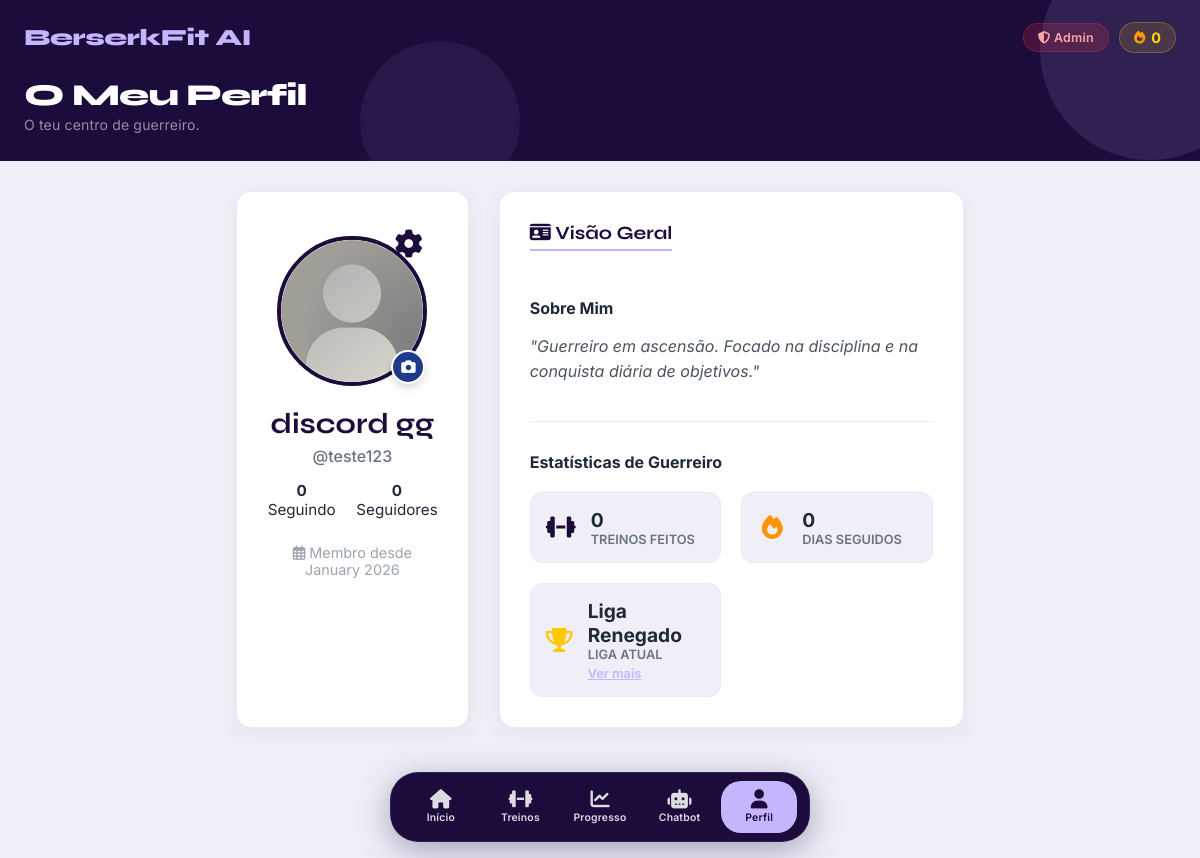
Screenshot of /perfil.php (signed in) with the database file from the repository.
### tables this page shows
CREATE TABLE `user` (
  `id_user` int(11) NOT NULL AUTO_INCREMENT,
  `nome` varchar(100) NOT NULL,
  `email` varchar(150) NOT NULL,
  `password_hash` varchar(255) NOT NULL,
  `data_registo` datetime NOT NULL DEFAULT current_timestamp(),
  `tipo_plano` varchar(50) DEFAULT 'gratuito',
  `data_expiracao_plano` date DEFAULT NULL,
  `ddd` varchar(3) DEFAULT NULL,
  `telefone` varchar(9) DEFAULT NULL,
  `data_nascimento` date DEFAULT NULL,
  `genero` enum('Masculino','Feminino','Outro') DEFAULT NULL,
  `tipo_usuario` varchar(20) DEFAULT 'Usuario',
  `foto` varchar(255) DEFAULT NULL,
  `usercol` varchar(45) DEFAULT 'assets/fotos/default-user.png',
  `day_streak` int(11) DEFAULT 0,
  `league` enum('Renegado','Viking','Huscarl','Jarl','Berserker','Ragnarok') DEFAULT 'Renegado',
  `username` varchar(50) DEFAULT NULL,
  `tfa_secret` varchar(255) DEFAULT NULL,
  `tfa_backup_codes` text DEFAULT NULL,
  `stripe_customer_id` varchar(150) DEFAULT NULL,
  PRIMARY KEY (`id_user`),
  UNIQUE KEY `user_email_unique` (`email`),
  UNIQUE KEY `username` (`username`),
  UNIQUE KEY `user_username_unique` (`username`)
);

### ligacao.php (called while the page is built, shortened)
<?php
$servername = "localhost";
$username = "root";
$password = "";
$dbname = "berserkfit";
$conn = null;
try {
    $conn = new mysqli($servername, $username, $password, $dbname);
} catch (Exception $e) {
    die("Falhou a ligação à base de dados. Por favor, verifique as credenciais no ficheiro ligacao.php. Erro: " . $e->getMessage());
}
$conn->query("SET time_zone = '+01:00'");
if (isset($_SESSION['user_id'])) {
    $tabela_existe = $conn->query("SHOW TABLES LIKE 'day_streak'")->num_rows > 0;
    if ($tabela_existe) {
        $global_streak = 0;
    }
}
?>

### perfil.php (the view, shortened to what this page needs)
<?php
require "ligacao.php";
$id_user = $_SESSION['user_id'];
$sql = "SELECT * FROM user WHERE id_user = ?";
$stmt = $conn->prepare($sql);
$stmt->bind_param("i", $id_user);
$stmt->execute();
$result = $stmt->get_result();
$user = $result->fetch_assoc();
$sql_treinos = "SELECT COUNT(*) as total FROM historico_treino_log WHERE id_user = ?";
$stmt = $conn->prepare($sql_treinos);
$stmt->bind_param("i", $id_user);
$stmt->execute();
$res_treinos = $stmt->get_result();
$total_treinos = $res_treinos->fetch_assoc()['total'];
$streak = $global_streak ?? 0;
$seguidores = 0;
$seguindo = 0;
$biografia = "Guerreiro em ascensão. Focado na disciplina e na conquista diária de objetivos.";
$current_league = "Liga " . ($user['league'] ?? 'Renegado');
$handle = "@" . strtolower(explode(' ', trim($user['username']))[0]);
$data_entrada = !empty($user['data_registo'])
    ? strftime('%B %Y', strtotime($user['data_registo']))
    : 'erro';
?>
<!DOCTYPE html>
<html lang="pt-PT">
<head>
    <link rel="stylesheet" href="css/global.css?v=<?= time() ?>">
    <link rel="stylesheet" href="css/dashboard.css?v=<?= time() ?>">
    <link rel="stylesheet" href="css/perfil.css?v=<?= time() ?>">
    <link rel="stylesheet" href="https://cdnjs.cloudflare.com/ajax/libs/font-awesome/6.5.2/css/all.min.css">
    <link rel="stylesheet" href="css/perfil_extra.css?v=<?= time() ?>">
</head>
<body>
    <header class="fade-in-element">
        <?php
        $tipo_usr = $user['tipo_usuario'] ?? 'Usuario';
        $is_admin = ($tipo_usr === 'Admin' || $tipo_usr === 'SuperAdmin');
        ?>
        <div class="header-top">
            <h1 class="app-title">BerserkFit AI</h1>
            <div class="header-actions">
                <?php if ($is_admin): ?>
                    <a href="admin.php" class="btn-admin">
                        <i class="fas fa-shield-alt"></i> Admin
                    </a>
                <?php endif; ?>
                <div class="streak-counter">
                    <i class="fa-solid fa-fire"></i>
                    <span><?= $streak ?? 0 ?></span>
                </div>
            </div>
        </div>
        <div class="header-greeting">
            <h2>O Meu Perfil</h2>
            <p>O teu centro de guerreiro.</p>
        </div>
    </header>
    <main class="main-content" style="padding-top: 10px; max-width: 800px; margin: 0 auto;">
        <div class="profile-container-grid">
            <div class="profile-card">
                <div class="settings-icon-container">
                    <a href="configuracoes.php" class="btn-settings" title="Configurações">
                        <i class="fas fa-cog"></i>
                    </a>
                </div>
                <div class="profile-header-img">
                    <?php
                    $fotoDisplay = (!empty($user['foto']) && file_exists($user['foto'])) ? $user['foto'] : 'assets/fotos/default-user.png';
                    ?>
                    <img src="<?php echo htmlspecialchars($fotoDisplay); ?>" alt="Foto de Perfil" id="imgPerfilDisplay">
                    <div class="edit-photo-overlay" onclick="document.getElementById('inputFotoPerfil').click()"
                        title="Alterar Foto">
                        <i class="fas fa-camera"></i>
                    </div>
                </div>
                <h2><?php echo htmlspecialchars($user['nome']); ?></h2>
                <p class="handle"><?php echo $handle; ?></p>
                <div class="social-counts" style="margin-bottom: 25px; font-size: 0.95rem; display: flex; justify-content: center; gap: 20px;">
                    <span style="cursor: pointer;"><strong><?php echo $seguindo; ?></strong> Seguindo</span>
                    <span style="cursor: pointer;"><strong><?php echo $seguidores; ?></strong> Seguidores</span>
                </div>
                <p class="joined"><i class="far fa-calendar-alt"></i> Membro desde <?php echo $data_entrada; ?></p>
            </div>
            <div class="settings-panel" id="public-panel">
                <h3><i class="fas fa-id-card"></i> Visão Geral</h3>
                <div class="bio-section">
                    <h4 style="margin-bottom: 10px; color: var(--cor-texto);">Sobre Mim</h4>
                    <p class="bio-text">"<?php echo $biografia; ?>"</p>
                </div>
                <h4 style="margin-bottom: 15px; color: var(--cor-texto);">Estatísticas de Guerreiro</h4>
                <div class="public-stats-grid">
                    <div class="stat-box">
                        <i class="fas fa-dumbbell"></i>
                        <div>
                            <span class="stat-val"><?php echo $total_treinos; ?></span>
                            <span class="stat-title">Treinos Feitos</span>
                        </div>
                    </div>
                    <div class="stat-box">
                        <i class="fas fa-fire" style="color: #ff9600;"></i>
                        <div>
                            <span class="stat-val"><?php echo $streak; ?></span>
                            <span class="stat-title">Dias Seguidos</span>
                        </div>
                    </div>
                    <div class="stat-box">
                        <i class="fas fa-trophy" style="color: #ffc800;"></i>
                        <div>
                            <span class="stat-val"><?php echo $current_league; ?></span>
                            <span class="stat-title">Liga Atual</span>
                            <a href="javascript:void(0)" onclick="abrirModalLiga()" style="color: var(--cor-intermedia); font-size: 0.8rem; text-decoration: underline; display: block; margin-top: 4px; font-weight: 600;">Ver mais</a>
                        </div>
                    </div>
                </div>
            </div>
        </div>
    </main>
    <?php include 'app_navbar.php'; ?>
</body>
</html>

### css/global.css (style rules this page uses)
:root { --cor-fundo: #f0eff8; --cor-primaria: #ffffff; --cor-secundaria: #ece9f7; --cor-destaque: #1c0c3b; --cor-destaque-escuro: #1c0c3b; --cor-intermedia: #c4b5fd; --cor-texto: #1f2937; --cor-texto-claro: #f8f7ff; --cor-amarela: #ffd700; --fonte-texto: "Inter", sans-serif; --fonte-titulo: "Syne", sans-serif; --cor-glass: rgba(255, 255, 255, 0.72); --sombra-card: 0 2px 16px rgba(28, 12, 59, 0.09); --cor-acento: #7c5cbf; --primary-color: var(--cor-intermedia); --primary-dark: var(--cor-destaque); --bg-dark: var(--cor-fundo); --bg-card: var(--cor-primaria); --text-light: var(--cor-texto); --text-gray: #6b7280; --border-color: var(--cor-secundaria); --cor-destaque-claro: rgba(196, 181, 253, 0.15); }
* { box-sizing: border-box; }
body { font-family: var(--fonte-texto); background: var(--cor-fundo); color: var(--cor-texto); margin: 0; padding: 0 0 110px 0; min-height: 100vh; }
header { background: var(--cor-destaque); border-bottom: none; box-shadow: none; padding: 22px 24px 28px; gap: 0; position: relative; overflow: hidden; margin-bottom: 20px; }
header::before { content: ''; position: absolute; top: -60px; right: -60px; width: 220px; height: 220px; border-radius: 50%; background: rgba(196, 181, 253, 0.12); pointer-events: none; }
header::after { content: ''; position: absolute; bottom: -40px; left: 30%; width: 160px; height: 160px; border-radius: 50%; background: rgba(196, 181, 253, 0.07); pointer-events: none; }
.header-top { display: flex; justify-content: space-between; align-items: center; margin-bottom: 26px; position: relative; z-index: 2; }
.app-title { font-family: var(--fonte-titulo); font-size: 1.45em; font-weight: 800; margin: 0; color: var(--cor-intermedia); letter-spacing: -0.02em; }
.header-actions { display: flex; gap: 10px; align-items: center; }
.btn-admin { color: #fca5a5; text-decoration: none; font-size: 0.78em; font-weight: 600; padding: 6px 14px; background: rgba(220, 53, 69, 0.2); border-radius: 20px; border: 1px solid rgba(220, 53, 69, 0.3); transition: background 0.25s; letter-spacing: 0.02em; }
.streak-counter { display: flex; align-items: center; gap: 6px; background: rgba(255, 216, 0, 0.12); border: 1px solid rgba(255, 216, 0, 0.25); padding: 6px 14px; border-radius: 20px; font-weight: 700; font-size: 0.9em; color: #ffd700; font-family: var(--fonte-texto); }
.streak-counter .fa-fire { color: #ff9900; font-size: 0.9em; }
.header-greeting { position: relative; z-index: 2; }
.header-greeting h2 { font-family: var(--fonte-titulo); font-size: 1.9em; font-weight: 800; margin: 0; color: #fff; letter-spacing: -0.03em; line-height: 1.1; }
.header-greeting p { font-family: var(--fonte-texto); font-size: 0.88em; color: rgba(248, 247, 255, 0.55); margin: 4px 0 0; letter-spacing: 0.01em; }
main { padding: 20px 16px; max-width: 1200px; margin: 0 auto; }
.fade-in-element { animation: fadeIn 0.6s ease both; }

### css/dashboard.css (style rules this page uses)
main { padding: 20px 16px; }
.fade-in-element { animation: fadeIn 0.6s ease both; }

### css/perfil_extra.css (style rules this page uses)
.public-stats-grid { display: grid; grid-template-columns: repeat(auto-fit, minmax(180px, 1fr)); gap: 20px; margin-top: 20px; }
.stat-box { background: var(--cor-fundo); padding: 15px; border-radius: 12px; border: 1px solid var(--cor-secundaria); display: flex; align-items: center; gap: 15px; transition: transform 0.2s; }
.stat-box i { font-size: 1.5rem; color: var(--cor-destaque); width: 30px; text-align: center; }
.stat-box div { display: flex; flex-direction: column; }
.stat-box .stat-title { font-size: 0.8rem; color: #6b7280; text-transform: uppercase; font-weight: 600; }
.stat-box .stat-val { font-size: 1.2rem; font-weight: 700; color: var(--cor-texto); }
.bio-section { margin-bottom: 30px; padding-bottom: 20px; border-bottom: 1px solid #eee; }
.bio-text { color: var(--cor-texto); font-size: 1rem; line-height: 1.6; font-style: italic; opacity: 0.8; }
.settings-icon-container { position: relative; text-align: right; margin-bottom: -30px; margin-right: 10px; z-index: 10; }
.btn-settings { background: transparent; color: #1c0c3b; border: none; width: auto; height: auto; display: inline-block; font-size: 28px; transition: all 0.5s cubic-bezier(0.175, 0.885, 0.32, 1.275); text-decoration: none; box-shadow: none; padding: 5px; }

### rows the page displays
user: nome "discord gg", username "@teste123", data_registo "January 2026", league "Liga Renegado"

### other values shown
$streak "0"
$seguindo "0"
$seguidores "0"
$biografia "Guerreiro em ascensão. Focado na disciplina e na conquista diária de objetivos."
$total_treinos "0"
